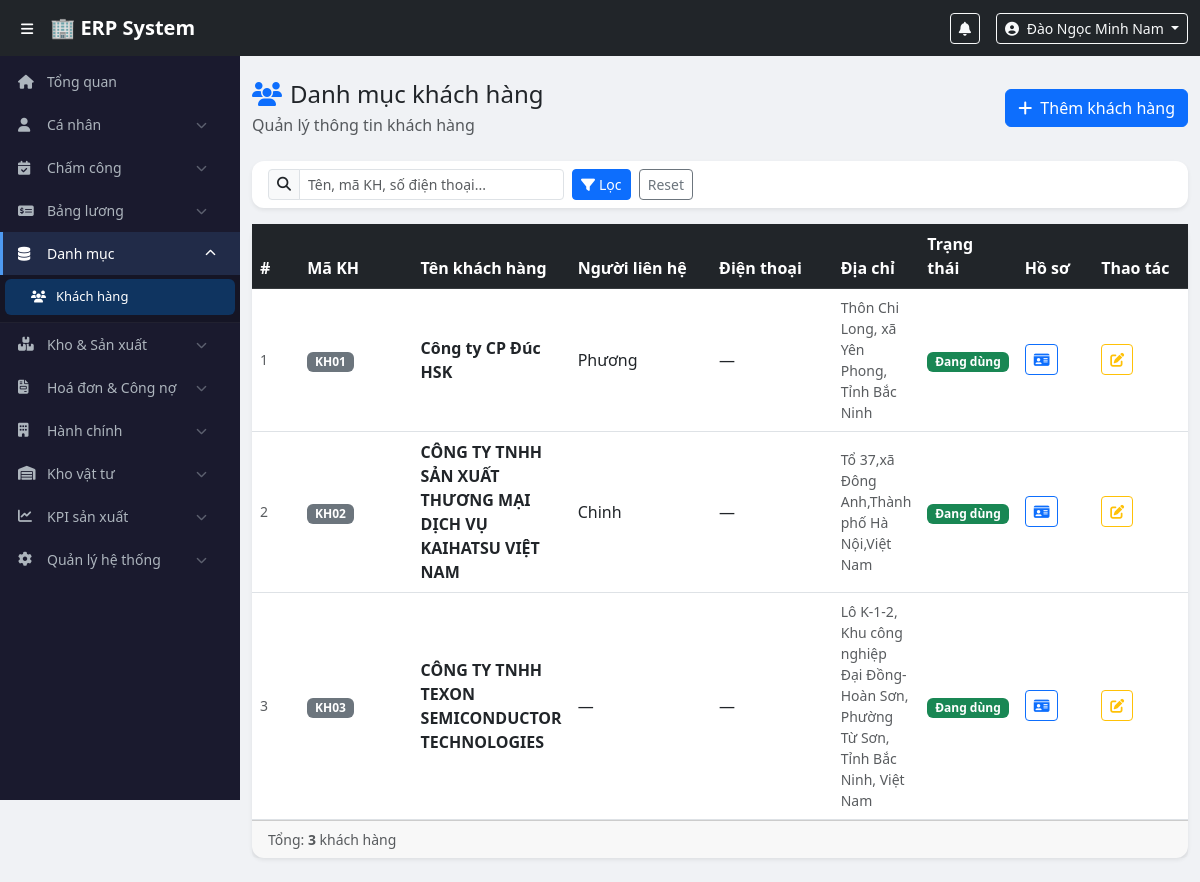
The page /modules/master/customers.php (signed in) on the database its author committed.
### tables this page shows
CREATE TABLE `customers` (
  `id` int(11) NOT NULL,
  `customer_code` varchar(30) DEFAULT NULL,
  `customer_name` varchar(200) NOT NULL,
  `address` text DEFAULT NULL,
  `contact_person` varchar(100) DEFAULT NULL,
  `phone` varchar(20) DEFAULT NULL,
  `email` varchar(100) DEFAULT NULL,
  `is_active` tinyint(1) DEFAULT 1,
  `created_by` int(11) DEFAULT NULL,
  `created_at` timestamp NOT NULL DEFAULT current_timestamp(),
  `updated_at` timestamp NOT NULL DEFAULT current_timestamp() ON UPDATE current_timestamp()
);

### config/auth.php (called while the page is built, shortened)
<?php
function isLoggedIn() {
    return isset($_SESSION['user_id']) && !empty($_SESSION['user_id']);
}
function hasRole(...$roles) {
    return in_array($_SESSION['role'], $roles);
}
?>

### modules/master/customers.php (the view, shortened to what this page needs)
<?php
require_once $_SERVER['DOCUMENT_ROOT'] . '/erp/config/auth.php';
$pdo  = getDBConnection();
$search = trim($_GET['search'] ?? '');
$where  = ['1=1'];
$params = [];
$stmt = $pdo->prepare('SELECT * FROM customers WHERE ' . implode(' AND ', $where) . ' ORDER BY customer_name');
$stmt->execute($params);
$customers = $stmt->fetchAll(PDO::FETCH_ASSOC);
include $_SERVER['DOCUMENT_ROOT'] . '/erp/includes/header.php';
include $_SERVER['DOCUMENT_ROOT'] . '/erp/includes/sidebar.php';
?>
<div class="main-content">
<div class="container-fluid py-4">
    <div class="d-flex justify-content-between align-items-center mb-4">
        <div>
            <h4 class="mb-1"><i class="fas fa-users me-2 text-primary"></i>Danh mục khách hàng</h4>
            <p class="text-muted mb-0">Quản lý thông tin khách hàng</p>
        </div>
        <?php if (hasRole('director','accountant','warehouse','manager')): ?>
        <button class="btn btn-primary" data-bs-toggle="modal" data-bs-target="#modalCust">
            <i class="fas fa-plus me-1"></i> Thêm khách hàng
        </button>
        <?php endif; ?>
    </div>
    <div class="card border-0 shadow-sm mb-3">
        <div class="card-body py-2">
            <form class="row g-2 align-items-center" method="GET">
                <div class="col-md-4">
                    <div class="input-group input-group-sm">
                        <span class="input-group-text"><i class="fas fa-search"></i></span>
                        <input type="text" name="search" class="form-control"
                               placeholder="Tên, mã KH, số điện thoại..."
                               value="<?= htmlspecialchars($search) ?>">
                    </div>
                </div>
                <div class="col-auto">
                    <button type="submit" class="btn btn-sm btn-primary">
                        <i class="fas fa-filter me-1"></i>Lọc
                    </button>
                    <a href="?" class="btn btn-sm btn-outline-secondary ms-1">Reset</a>
                </div>
            </form>
        </div>
    </div>
    <div class="card border-0 shadow-sm">
        <div class="card-body p-0">
            <div class="table-responsive">
                <table class="table table-hover align-middle mb-0">
                    <thead class="table-dark">
                        <tr>
                            <th width="50">#</th>
                            <th width="120">Mã KH</th>
                            <th>Tên khách hàng</th>
                            <th width="150">Người liên hệ</th>
                            <th width="130">Điện thoại</th>
                            <th>Địa chỉ</th>
                            <th width="80">Trạng thái</th>
                            <th width="80">Hồ sơ</th>
                            <?php if (hasRole('director','accountant','warehouse','manager')): ?>
                            <th width="100">Thao tác</th>
                            <?php endif; ?>
                        </tr>
                    </thead>
                    <tbody>
                    <?php if (empty($customers)): ?>
                        <tr><td colspan="<?= hasRole('director','accountant','warehouse','manager') ? 9 : 8 ?>" class="text-center text-muted py-4">Chưa có khách hàng nào</td></tr>
                    <?php else: ?>
                        <?php foreach ($customers as $i => $c): ?>
                        <tr>
                            <td class="text-muted small"><?= $i + 1 ?></td>
                            <td><span class="badge bg-secondary"><?= htmlspecialchars($c['customer_code'] ?? '—') ?></span></td>
                            <td class="fw-semibold"><?= htmlspecialchars($c['customer_name']) ?></td>
                            <td><?= htmlspecialchars($c['contact_person'] ?? '—') ?></td>
                            <td><?= htmlspecialchars($c['phone'] ?? '—') ?></td>
                            <td class="text-muted small"><?= htmlspecialchars($c['address'] ?? '—') ?></td>
                            <td class="text-center">
                                <?= $c['is_active']
                                    ? '<span class="badge bg-success">Đang dùng</span>'
                                    : '<span class="badge bg-secondary">Ngừng</span>' ?>
                            </td>
                            <td>
                                <a href="customer_profile.php?id=<?= (int)$c['id'] ?>" class="btn btn-sm btn-outline-primary">
                                    <i class="fas fa-id-card"></i>
                                </a>
                            </td>
                            <?php if (hasRole('director','accountant','warehouse','manager')): ?>
                            <td>
                                <button class="btn btn-sm btn-outline-warning btn-edit-cust"
                                    data-id="<?= $c['id'] ?>"
                                    data-code="<?= htmlspecialchars($c['customer_code'] ?? '') ?>"
                                    data-name="<?= htmlspecialchars($c['customer_name']) ?>"
                                    data-address="<?= htmlspecialchars($c['address'] ?? '') ?>"
                                    data-contact="<?= htmlspecialchars($c['contact_person'] ?? '') ?>"
                                    data-phone="<?= htmlspecialchars($c['phone'] ?? '') ?>"
                                    data-email="<?= htmlspecialchars($c['email'] ?? '') ?>"
                                    data-active="<?= $c['is_active'] ?>">
                                    <i class="fas fa-edit"></i>
                                </button>
                            </td>
                            <?php endif; ?>
                        </tr>
                        <?php endforeach; ?>
                    <?php endif; ?>
                    </tbody>
                </table>
            </div>
        </div>
        <div class="card-footer text-muted small">
            Tổng: <strong><?= count($customers) ?></strong> khách hàng
        </div>
    </div>
</div>
</div>
<?php include $_SERVER['DOCUMENT_ROOT'] . '/erp/includes/footer.php'; ?>

### assets/css/style.css (style rules this page uses)
body { padding-top: 56px; background: #f0f2f5; font-family: 'Segoe UI', sans-serif; }
.main-content { margin-left: 240px; transition: margin-left 0.3s; min-height: calc(100vh - 56px); }
.card { border-radius: 12px !important; }

### rows shown on the page
customers: customer_code "KH01", customer_name "Công ty CP Đúc HSK", contact_person "Phương", phone "—", address "Thôn Chi Long, xã Yên Phong, Tỉnh Bắc Ninh", is_active "Đang dùng"
customers: customer_code "KH02", customer_name "CÔNG TY TNHH SẢN XUẤT THƯƠNG MẠI DỊCH VỤ KAIHATSU VIỆT NAM", contact_person "Chinh", phone "—", address "Tổ 37,xã Đông Anh,Thành phố Hà Nội,Việt Nam", is_active "Đang dùng"
customers: customer_code "KH03", customer_name "CÔNG TY TNHH TEXON SEMICONDUCTOR TECHNOLOGIES", contact_person "—", phone "—", address "Lô K-1-2, Khu công nghiệp Đại Đồng-Hoàn Sơn, Phường Từ Sơn, Tỉnh Bắc Ninh, Việt Nam", is_active "Đang dùng"

### other values the page prints
$user['full_name'] "Đào Ngọc Minh Nam"
count($customers) "3"
